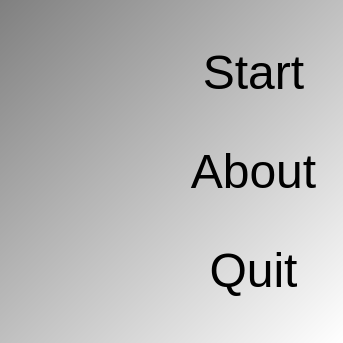
<?xml version="1.0" encoding="UTF-8"?>
<ui version="4.0">
 <class>QtToolTestCanvasMenuDialog</class>
 <widget class="QDialog" name="QtToolTestCanvasMenuDialog">
  <property name="geometry">
   <rect>
    <x>0</x>
    <y>0</y>
    <width>343</width>
    <height>343</height>
   </rect>
  </property>
  <property name="font">
   <font>
    <pointsize>20</pointsize>
   </font>
  </property>
  <property name="styleSheet">
   <string notr="true">QDialog { 
background-color: qlineargradient(x1: 0, y1: 0, x2: 1, y2: 1, stop: 0  #808080, stop: 1 #ffffff);
}
QPushButton { background-color: rgb(255, 255, 255);  }
QPushButton { color: rgb(0,0,0); }
QPushButton { font: 48px  }</string>
  </property>
  <layout class="QHBoxLayout" name="horizontalLayout">
   <item>
    <widget class="QLabel" name="label">
     <property name="text">
      <string/>
     </property>
     <property name="pixmap">
      <pixmap resource="ToolTestCanvas.qrc">:/images/ToolTestCanvasWelcome.png</pixmap>
     </property>
    </widget>
   </item>
   <item>
    <layout class="QVBoxLayout" name="verticalLayout">
     <item>
      <widget class="QPushButton" name="button_start">
       <property name="text">
        <string>Start</string>
       </property>
       <property name="flat">
        <bool>true</bool>
       </property>
      </widget>
     </item>
     <item>
      <widget class="QPushButton" name="button_about">
       <property name="text">
        <string>About</string>
       </property>
       <property name="flat">
        <bool>true</bool>
       </property>
      </widget>
     </item>
     <item>
      <widget class="QPushButton" name="button_quit">
       <property name="text">
        <string>Quit</string>
       </property>
       <property name="flat">
        <bool>true</bool>
       </property>
      </widget>
     </item>
    </layout>
   </item>
  </layout>
 </widget>
 <tabstops>
  <tabstop>button_start</tabstop>
  <tabstop>button_quit</tabstop>
 </tabstops>
 <resources>
  <include location="ToolTestCanvas.qrc"/>
 </resources>
 <connections/>
</ui>
